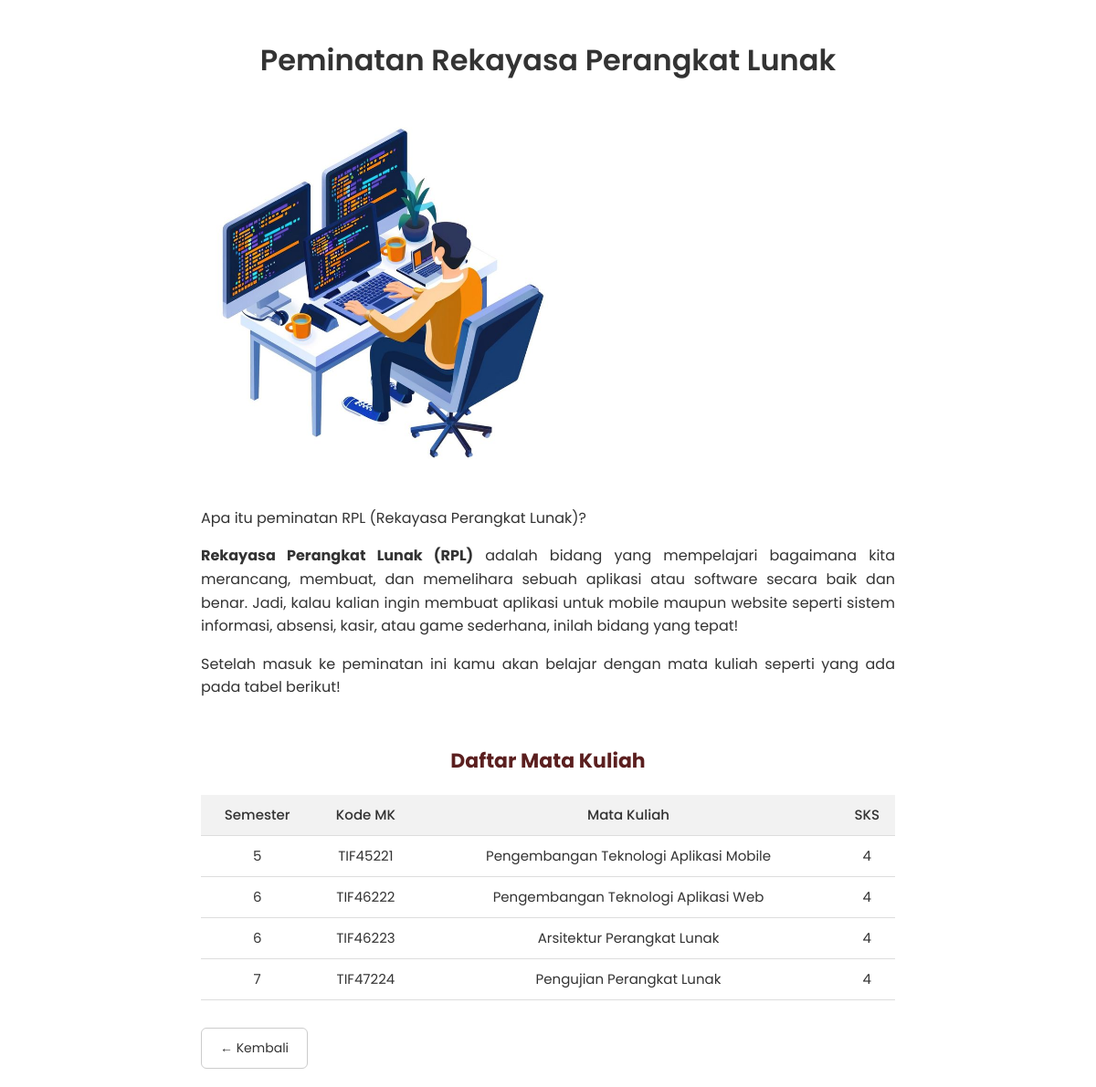
Page /rpl.php (signed in) on the committed database.
### tables this page shows
CREATE TABLE `akademik` (
  `id` int(10) NOT NULL,
  `semester` int(11) NOT NULL,
  `kode_mk` text NOT NULL,
  `mata_kuliah` text NOT NULL,
  `sks` int(11) NOT NULL,
  `status` text NOT NULL,
  `peminatan` varchar(70) NOT NULL
);

### rpl.php (the view, shortened to what this page needs)
<?php
require_once 'koneksi.php';
$stmt = $conn->prepare("SELECT * FROM akademik WHERE peminatan = ? ORDER BY semester ASC");
$peminatan = "RPL";
$stmt->bind_param("s", $peminatan);
$stmt->execute();
$result = $stmt->get_result();
?>
<!DOCTYPE html>
<html lang="id">
<head>
</head>
<body>
  <h1 class="page-title">Peminatan Rekayasa Perangkat Lunak</h1>
  <div class="container">
    <div class="content">
      <div class="flex-container">
        <div class="image-content">
          <img src="rpl_image.jpg" alt="Ilustrasi RPL">
        </div>
        <div class="text-content">
          <p>Apa itu peminatan RPL (Rekayasa Perangkat Lunak)?</p>
          <p><strong>Rekayasa Perangkat Lunak (RPL)</strong> adalah bidang yang mempelajari bagaimana kita merancang, membuat, dan memelihara sebuah aplikasi atau software secara baik dan benar. Jadi, kalau kalian ingin membuat aplikasi untuk mobile maupun website seperti sistem informasi, absensi, kasir, atau game sederhana, inilah bidang yang tepat!</p>
          <p>Setelah masuk ke peminatan ini kamu akan belajar dengan mata kuliah seperti yang ada pada tabel berikut!</p>
        </div>
      </div>
      <h2 style="margin-top: 40px; text-align: center; color: #5b1f1f;">Daftar Mata Kuliah</h2>
      <table>
        <thead>
          <tr>
            <th>Semester</th>
            <th>Kode MK</th>
            <th>Mata Kuliah</th>
            <th>SKS</th>
          </tr>
        </thead>
        <tbody>
          <?php while($row = $result->fetch_assoc()): ?>
          <tr>
            <td><?php echo $row['semester']; ?></td>
            <td><?php echo $row['kode_mk']; ?></td>
            <td><?php echo $row['mata_kuliah']; ?></td>
            <td><?php echo $row['sks']; ?></td>
          </tr>
          <?php endwhile; ?>
        </tbody>
      </table>
      <a href="javascript:history.back()" class="btn">← Kembali</a>
    </div>
  </div>
</body>
</html>

### rpl.php (style rules this page uses)
body { margin: 0; font-family: 'Poppins', sans-serif; background-color: #ffffff; color: #333; line-height: 1.6; }
.page-title { text-align: center; font-size: 32px; font-weight: 600; margin: 40px 0 20px; }
.container { max-width: 800px; margin: auto; padding: 0 20px; }
.content { padding: 20px; }
.flex-container { display: flex; flex-direction: column; gap: 20px; }
.image-content img { max-width: 50%; border-radius: 8px; }
.text-content p { font-size: 16px; margin-bottom: 10px; text-align: justify; }
h2 { font-size: 22px; text-align: center; margin-top: 40px; color: #444; }
table { width: 100%; margin-top: 20px; border-collapse: collapse; font-size: 15px; }
th, td { padding: 10px 8px; border-bottom: 1px solid #ddd; text-align: center; }
th { background-color: #f2f2f2; color: #333; font-weight: 500; }
.btn { display: inline-block; margin-top: 30px; padding: 10px 20px; font-size: 14px; color: #333; background: none; border: 1px solid #ccc; border-radius: 6px; text-decoration: none; transition: background-color 0.3s ease; }

### rows in the picture
akademik: semester "5", kode_mk "TIF45221", mata_kuliah "Pengembangan Teknologi Aplikasi Mobile", sks "4"
akademik: semester "6", kode_mk "TIF46222", mata_kuliah "Pengembangan Teknologi Aplikasi Web", sks "4"
akademik: semester "6", kode_mk "TIF46223", mata_kuliah "Arsitektur Perangkat Lunak", sks "4"
akademik: semester "7", kode_mk "TIF47224", mata_kuliah "Pengujian Perangkat Lunak", sks "4"
